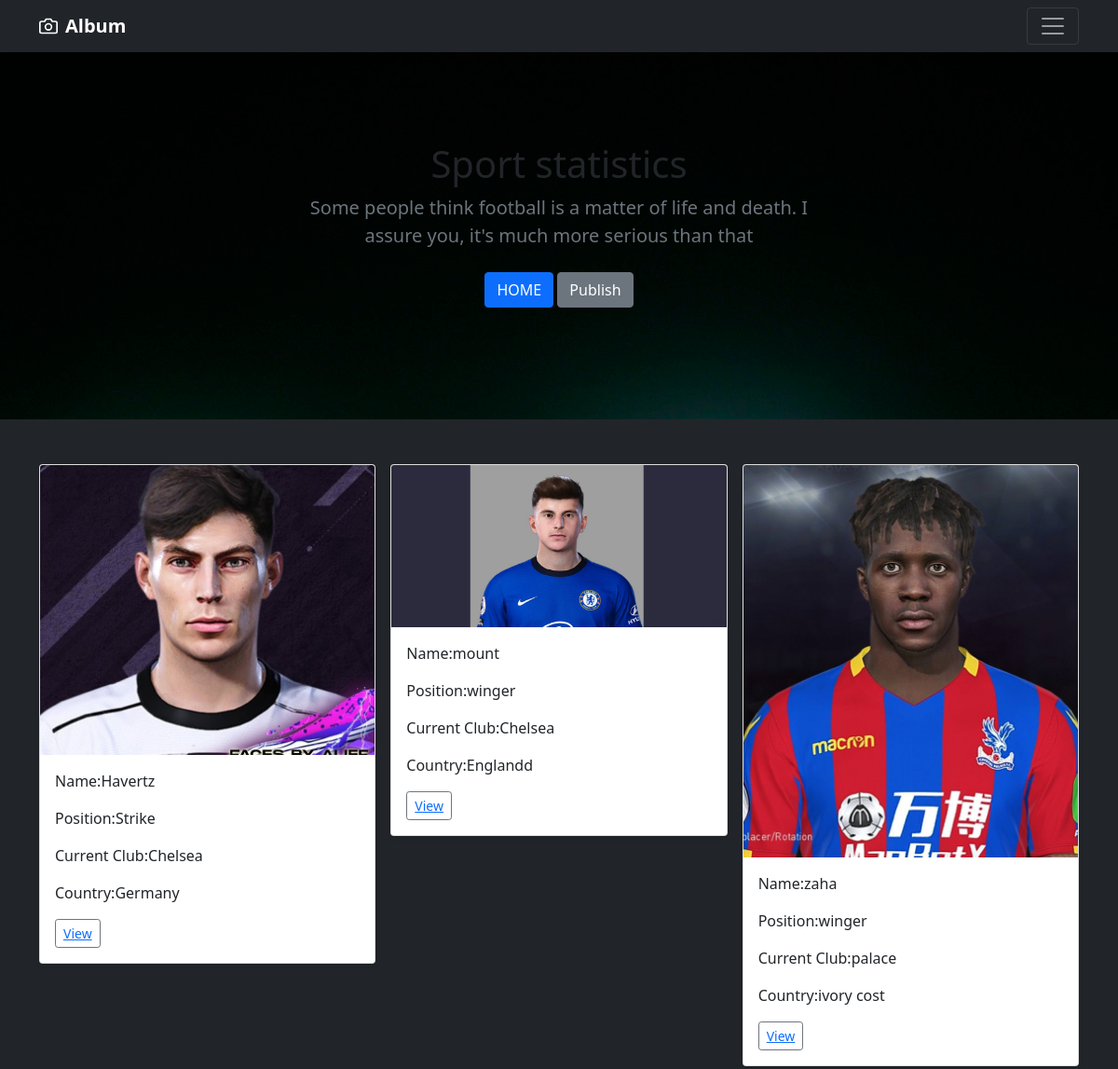
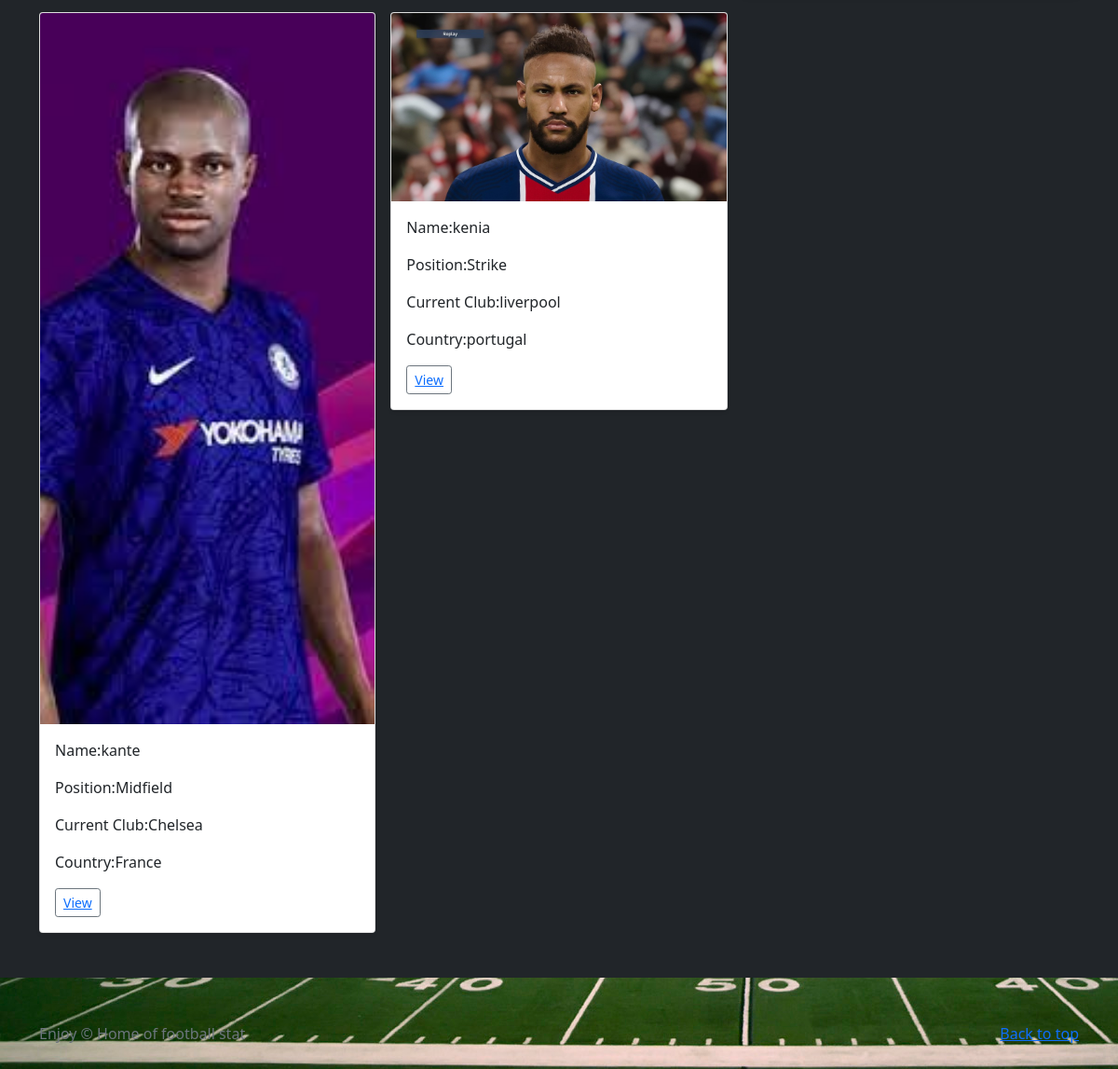
The page / on the database its author committed (2 pictures, top to bottom).
### Sport/models.py (models this page shows, shortened)
class Statistic(models.Model):
    name = models.CharField(max_length=250)
    position = models.CharField(max_length=100)
    team = models.CharField(max_length=50)
    country = models.CharField(max_length=50)
    description = models.TextField(max_length=5000)
    goals = models.IntegerField()
    assists = models.IntegerField()
    player_image = models.ImageField(blank=True, null=True, upload_to='images/')
    class Meta:
        verbose_name_plural = "Statistic"
        ordering = ['id']

### Sport/views.py (the view)
# urls.py: path('', views.info, name='info'),
def info(request):
    information = Statistic.objects.all()
    context = {
        'inform': information
    }
    return render(request, 'html/info.html', context)

### Sport/templates/html/info.html (shortened to what this page needs)
{% extends 'html/base.html' %}
{% load static %}
{% block content %}
<div class="row row-cols-1 row-cols-sm-2 row-cols-md-3 g-3">
    {% for inf in inform %}
        <div class="col">
          <div class="card shadow-sm">
              <img class="bd-placeholder-img card-img-top" onclick="location.href='{% url 'detail' inf.id %}'" src="{{ inf.player_image.url }} ">
            <div class="card-body" >
                <p class="card-text">Name:{{inf.name}}</p>
                <p class="card-text">Position:{{inf.position}}</p>
                <p class="card-text">Current Club:{{inf.team}}</p>
                <p class="card-text">Country:{{inf.country}}</p>
              <div class="d-flex justify-content-between align-items-center">
                <div class="btn-group">
                    <button type="button" class="btn btn-sm btn-outline-secondary" ><a href="{% url 'detail' inf.id %}" >View</a></button>
                </div>
              </div>
            </div>
          </div>
        </div>
    {% endfor %}
      </div>
{% endblock %}

### templates/html/base.html (shortened to what this page needs)
<!doctype html>
<html lang="en">
  <head>
      {% load static %}
<link href="https://cdn.jsdelivr.net/npm/bootstrap@5.1.3/dist/css/bootstrap.min.css" rel="stylesheet">
  </head>
  <body background="{% static  'image/back.jpeg' %}">
<header>
  <div class="navbar navbar-dark bg-dark shadow-sm">
    <div class="container">
      <a href="#" class="navbar-brand d-flex align-items-center">
        <strong>Album</strong>
      </a>
      <button class="navbar-toggler" type="button" data-bs-toggle="collapse" data-bs-target="#navbarHeader" aria-controls="navbarHeader" aria-expanded="false" aria-label="Toggle navigation">
        <span class="navbar-toggler-icon"></span>
      </button>
    </div>
  </div>
</header>
<main>
  <section class="py-5 text-center container">
    <div class="row py-lg-5">
      <div class="col-lg-6 col-md-8 mx-auto">
        <h1 class="fw-light">Sport statistics</h1>
        <p class="lead text-muted">Some people think football is a matter of life and death. I assure you, it's much more serious than that</p>
        <p>
          <a onclick="location.href='{% url 'info' %}' " class="btn btn-primary my-2">HOME</a>
          <a onclick="location.href='{% url 'publish' %}' " class="btn btn-secondary my-2" >Publish</a>
        </p>
      </div>
    </div>
  </section>
  <div class="album py-5 bg-dark" style="background-image: src('image/back1.png')">
    <div class="container">
      {% block content%}
        {% endblock%}
    </div>
  </div>
</main>
<footer class="text-muted py-5">
  <div class="container">
    <p class="float-end mb-1">
      <a href="#">Back to top</a>
    </p>
    <p class="mb-1">Enjoy &copy; Home of football stat</p>
  </div>
</footer>
  </body>
</html>

### templates/html/base.html (style rules this page uses)
.bd-placeholder-img { font-size: 1.125rem; text-anchor: middle; -webkit-user-select: none; -moz-user-select: none; user-select: none; }

### rows shown on the page
Statistic: player_image (picture), name "Havertz", position "Strike", team "Chelsea", country "Germany"
Statistic: player_image (picture), name "mount", position "winger", team "Chelsea", country "Englandd"
Statistic: player_image (picture), name "zaha", position "winger", team "palace", country "ivory cost"
Statistic: player_image (picture), name "kante", position "Midfield", team "Chelsea", country "France"
Statistic: player_image (picture), name "kenia", position "Strike", team "liverpool", country "portugal"
